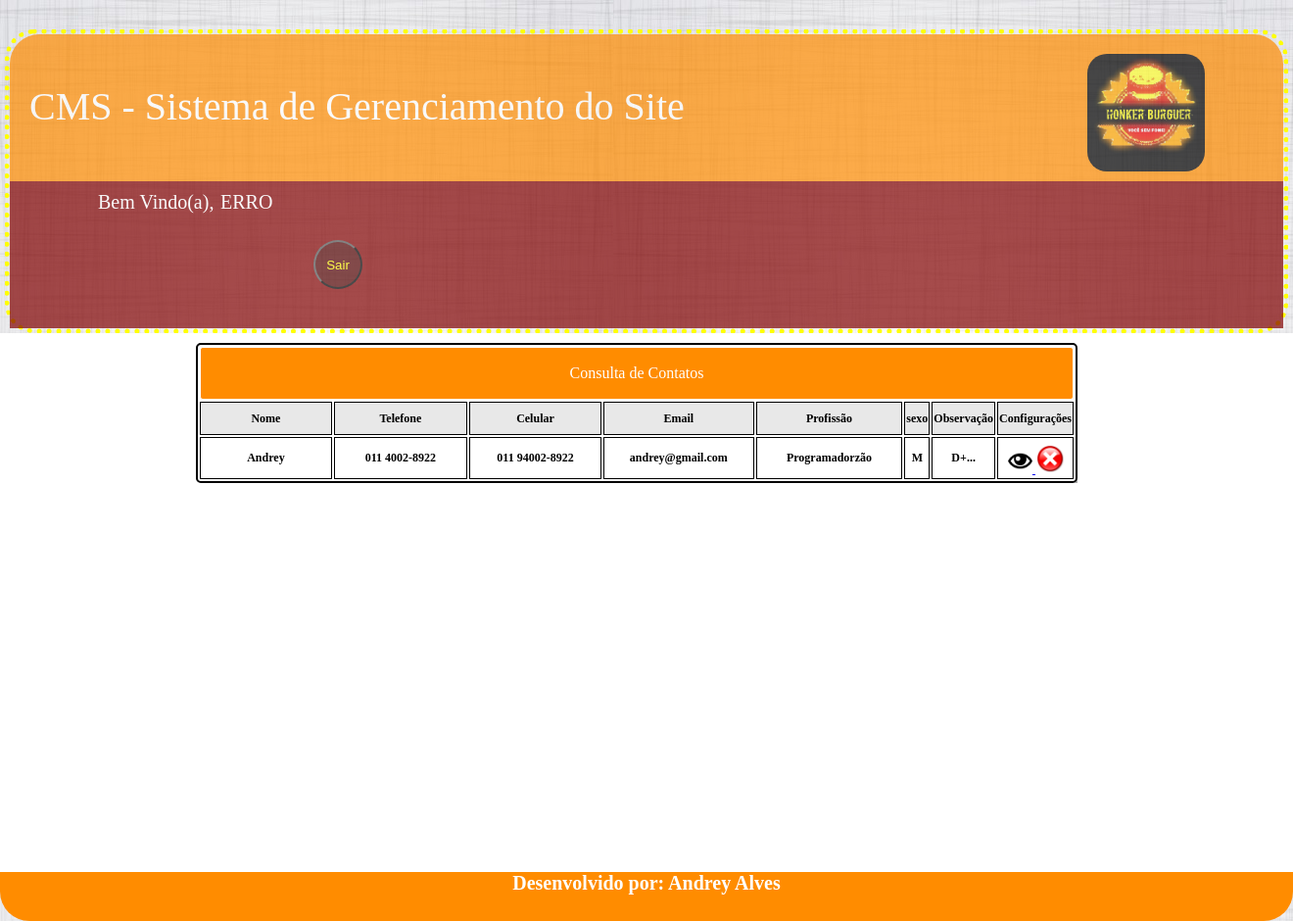
Page /CMS/admfaleconosco.php on the committed database.
### tables this page shows
CREATE TABLE `tblcadastro` (
  `idFaleconosco` int(11) NOT NULL AUTO_INCREMENT,
  `nome` varchar(45) NOT NULL,
  `telefone` varchar(45) DEFAULT NULL,
  `celular` varchar(45) NOT NULL,
  `email` varchar(45) NOT NULL,
  `sexo` varchar(1) NOT NULL,
  `profissao` varchar(100) NOT NULL,
  `obs` text,
  PRIMARY KEY (`idFaleconosco`)
);

### CMS/admfaleconosco.php (the view, shortened to what this page needs)
<!DOCTYPE html>
<html>
	<head>
		<link rel="stylesheet" type="text/css" href="CSS/styleAdm.css">
	</head>
	<body>
		<div id="principal">
			<header>
				<div id="conteudoheader">
					<div id="titulocms">
						<p>
							<a href="CMS.php" title="Voltar"> CMS - Sistema de Gerenciamento do Site </a>
						</p>
					</div>
					<div id="logo">
						<div>
							<img id="logoimg" src="Imagens/logoprincipal.jpg" alt=""/>
						</div>
					</div>
				</div>
			</header>
			<?php include('menuAdm.php'); ?>
			<section>
				<div id="conteudosection">
					<div id = "consulta">
						<table id="tblconsulta">
							<tr>
								<td colspan="8" class="titulo_tabela_consulta">Consulta de Contatos</td>
							 </tr>
							<tr>
								<td class="tblconsulta_td">Nome</td>
								<td class="tblconsulta_td">Telefone</td>
								<td class="tblconsulta_td">Celular</td>
								<td class="tblconsulta_td">Email</td>
								<td class="tblconsulta_td">Profissão</td>
								<td class="tblconsulta_td">sexo</td>
								<td class="tblconsulta_td">Observação</td>
								<td class="tblconsulta_td">Configurações</td>
							</tr>
							<?php
								$sql="select *, substring(obs, 1, 20) as obsFormat from tblCadastro";
								$select=mysql_query($sql);
								while($rsconsulta=mysql_fetch_array($select)){
							?>
							<tr class="tblconsulta_tr">
								<td><?php echo($rsconsulta['nome']); ?></td>
								<td rowspan="1"><?php echo($rsconsulta['telefone']); ?></td>
								<td rowspan="1"><?php echo($rsconsulta['celular']); ?></td>
								<td rowspan="1"> <?php echo($rsconsulta['email']); ?></td>
								<td rowspan="1"><?php echo($rsconsulta['profissao']); ?></td>
								<td rowspan="1">
									<?php echo($rsconsulta['sexo']) ?>
								</td>
								<td rowspan="1"><?php echo($rsconsulta['obsFormat']); ?>...</td>
								<td rowspan="1">
									<a  href = "verMais.php?modo=vermais&codigo=<?php echo($rsconsulta['idFaleconosco']);?>">
										<img class="iconesAdm" src="icones/vermaisD.png">
									</a>
									<a href = "admfaleconosco.php?modo=excluir&codigo=<?php echo($rsconsulta['idFaleconosco']);?>">
										<img id="iconesAdmDelete" src="icones/error.png">
									</a>
								</td>
							</tr>
							<?php
								}
							?>
						</table>
					</div>
				</div>
			</section>
			<?php include('rodapeAdm.php'); ?>
	</body>
</html>

### CMS/CSS/styleAdm.css (style rules this page uses)
body { margin:auto; background-image:url("../Imagens/fundo6.jpg"); font-family:Berlin Sans FB; }
.iconesAdm { width:25px; height:25px; margin-left:2px }
#iconesAdmDelete { width:30px; height:30px; margin-top:5px; }
#principal { width:1300px; height:auto; margin-top:30px; margin-left:auto; margin-right:auto; margin-bottom,:auto; border-radius:30px; border:5px dotted #FFFF00; }
header { width:100%; height:150px; background-color:#FF8C00; margin:auto; filter:alpha(opacity=70); opacity:0.7; z-index:5; border-radius:30px 30px 0px 0px; }
#conteudoheader { width:100%; height:150px; border:0px solid; }
#titulocms { width:700px; height:100px; margin-top:20px; margin-left:20px; border:0px solid; color:#fff; float:left; }
#titulocms p { font-size:40px; margin-top:30px; }
#titulocms a { color:#fff; text-decoration:none; }
#logo { width:120px; height:120px; border:0px solid; margin-top:20px; margin-right:80px; float:right; }
#logoimg { width:120px; height:120px; border-radius:20px; }
section { height:auto; background-color:#fff; border:0px solid; }
#conteudosection { width:900px; height:550px; margin-left:200px; border:0px solid; }
#consulta { width:900px; height:auto; background-color:#FFFFFF; margin:auto; overflow:auto; border:0px solid; }
#tblconsulta { width:100%; height:auto; margin-left:auto; margin-right:auto; margin-top:10px; border:solid 2px; border-color:#000000; border-radius:5px 5px 5px 5px; box-shadow:5px 5px 5px #aaa; }
.titulo_tabela_consulta { background-color:#FF8C00; font-family:verdana; font-size:16px; text-align:center; height:50px; color:#ffffff; border-radius:3px 3px 3px 3px; }
.tblconsulta_td { width:100px; border:solid 0px; border-color:#CCCCCC; font-family:verdana; font-size:12px; font-weight:bold; height:30px; text-align:center; border-color:#DCDCDC; background-color:#E8E8E8; }
.tblconsulta_tr { max-width:100px; border:solid 1px; border-color:#CCCCCC; font-family:verdana; font-size:12px; font-weight:bold; height:25px; text-align:center; border-color:#DCDCDC; background-color:#ffffff; }
#tblconsulta td { width:20%; border:solid 1px; }

### rows in the picture
tblcadastro: nome "Andrey", telefone "011 4002-8922", celular "011 94002-8922", email "andrey@gmail.com", profissao "Programadorzão", sexo "M", obsFormat "D+"
